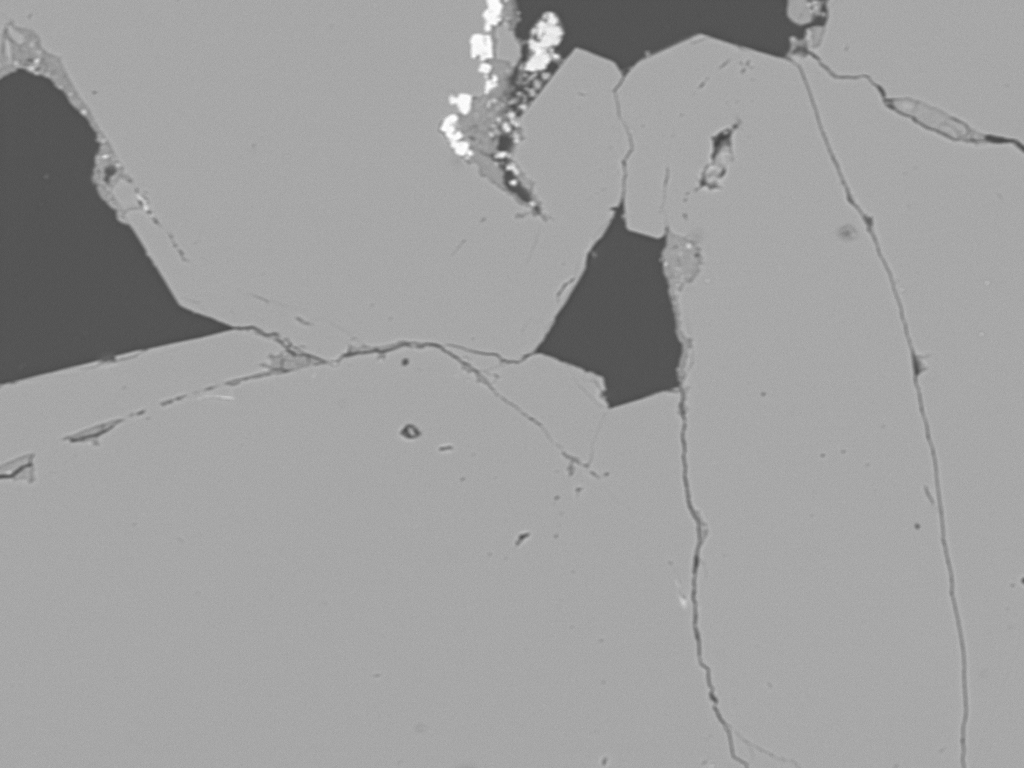
#> input picture dataset1/BSE/image5_58_3.tif, 1024 x 768 px; its folder holds 6 pictures in this run
$ python run_all.py   (older library calls are emulated)
#> lines starting #> are read from the running program, lines starting #| are printed output that depends on the picture; after the words box and inside, x2 and y2 are one past the last pixel; in counts of white or black regions, pixels touching at a corner belong together
### bse_seg.py
# -*- coding: utf-8 -*-
"""
Created on Mon Nov 21 15:08:29 2022

@author: arkanuandaru
"""

import cv2
import os
import sys
import shutil

# Histogram based segmentation
from skimage import io
from skimage.color import rgb2gray
from skimage.restoration import denoise_nl_means, estimate_sigma
from skimage import img_as_ubyte, img_as_float
from matplotlib import pyplot as plt
from scipy import ndimage as nd
import numpy as np


# [95 lines left out: function segment, not called in this run]


# [75 lines that do not run on import are left out]


#######################################################################
#
#

img = cv2.imread("dataset1/BSE/image5_58_3.tif")
#> img is the input picture: shape (768, 1024, 3); min 63, max 254, mean 159.2
img_gray = cv2.cvtColor(img, cv2.COLOR_BGR2GRAY)


plt.imshow(img, cmap=plt.cm.gray, interpolation='nearest')
plt.imshow(img_gray, cmap=plt.cm.gray, interpolation='nearest')


#######################################################################
#
#Let's clean the noise using edge preserving filter.
#As mentioned in previous tutorial, my favorite is NLM

float_img = img_as_float(img)
sigma_est = np.mean(estimate_sigma(float_img, multichannel=True))
#> sigma_est = 0.00933

denoise_img = denoise_nl_means(float_img, h=1.15 * sigma_est, fast_mode=False,
                               patch_size=5, patch_distance=3, multichannel=True)

denoise_img_as_8byte = img_as_ubyte(denoise_img)
plt.imshow(denoise_img_as_8byte, cmap=plt.cm.gray, interpolation='nearest')

denoise_img_as_8byte_gray = cv2.cvtColor(denoise_img_as_8byte, cv2.COLOR_BGR2GRAY)
plt.imshow(denoise_img_as_8byte_gray, cmap=plt.cm.gray, interpolation='nearest')


########################################################################
#
#Let's look at the histogram to see howmany peaks we have.
#Then pick the regions for our histogram segmentation.

plt.hist(denoise_img_as_8byte_gray.flat, bins=100, range=(0,255))  #.flat returns the flattened numpy array (1D)

segm1 = (denoise_img_as_8byte_gray <= 100) # Porosity
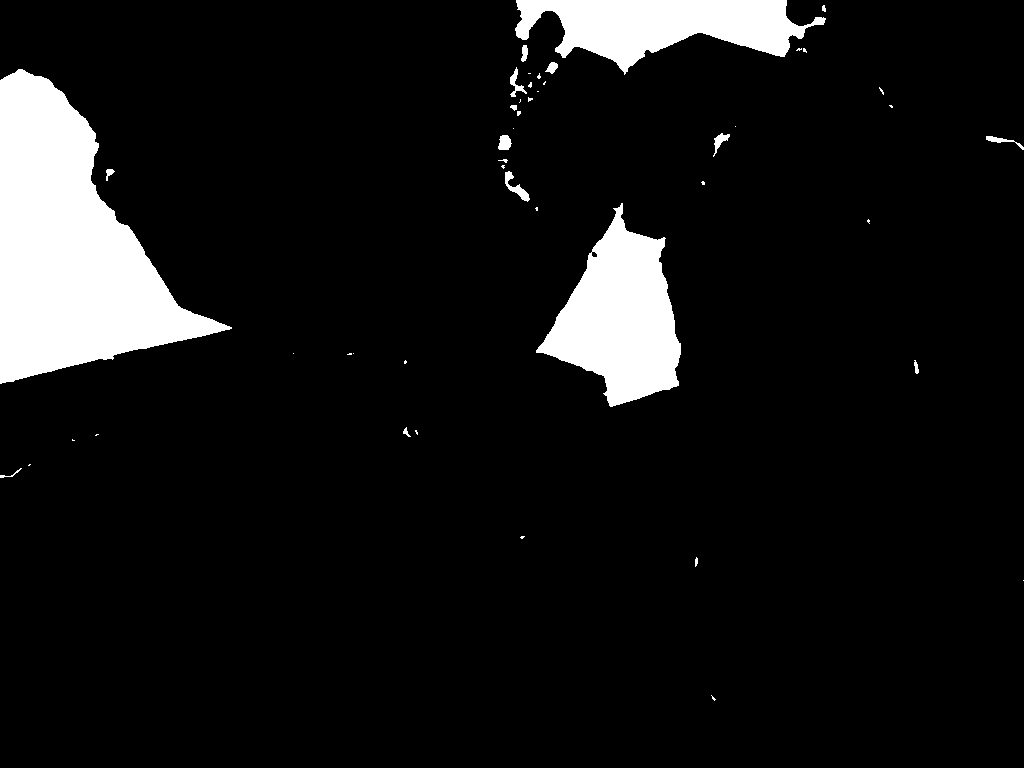
#> segm1: shape (768, 1024) bool; 8.5% white; 47 white regions (30 under 20 px), largest, box (x1, y1, x2, y2) and area: (0, 69, 232, 384) 36797, (536, 203, 681, 407) 15924, (515, 0, 826, 75) 12584
segm2 = (denoise_img_as_8byte_gray > 100) & (denoise_img_as_8byte_gray <= 175) # Quartz
segm3 = (denoise_img_as_8byte_gray > 175) # Other mineral
#> segm3: shape (768, 1024) bool; 0.84% white; 546 white regions (508 under 20 px), largest, box (x1, y1, x2, y2) and area: (524, 13, 563, 71) 1191, (468, 33, 498, 95) 955, (439, 113, 474, 159) 725
# segm4 = (denoise_img_as_8byte_gray > 210)


#How to show all these images in single visualization?
#Construct a new empty image with same shape as original except with 3 layers.
# print(median_img.shape[0])
all_segments = np.zeros((denoise_img_as_8byte_gray.shape[0], denoise_img_as_8byte_gray.shape[1], 3)) #nothing but denoise img size but blank

all_segments[segm1] = (0,0,0) # the pore
all_segments[segm2] = (255,255,0) # quartz
all_segments[segm3] = (0,255,0) # other mineral
# all_segments[segm4] = (1,1,0)
plt.imshow(all_segments)


########################################################################
#
#Lot of yellow dots, red dots and stray dots. how to clean
#We can use binary opening and closing operations. Open takes care of isolated pixels within the window
#Closing takes care of isolated holes within the defined window

segm1_opened = nd.binary_opening(segm1, np.ones((3,3)))
#> segm1_opened: shape (768, 1024) bool; 8.4% white; 25 white regions (10 under 20 px), largest, box (x1, y1, x2, y2) and area: (0, 69, 230, 383) 36788, (536, 205, 681, 407) 15910, (515, 0, 825, 72) 12573
segm1_closed = nd.binary_closing(segm1_opened, np.ones((3,3)))
#> segm1_closed: shape (768, 1024) bool; 8.4% white; 25 white regions (10 under 20 px), largest, box (x1, y1, x2, y2) and area: (1, 69, 230, 383) 36485, (536, 205, 681, 407) 15911, (515, 1, 825, 72) 12307

segm2_opened = nd.binary_opening(segm2, np.ones((3,3)))
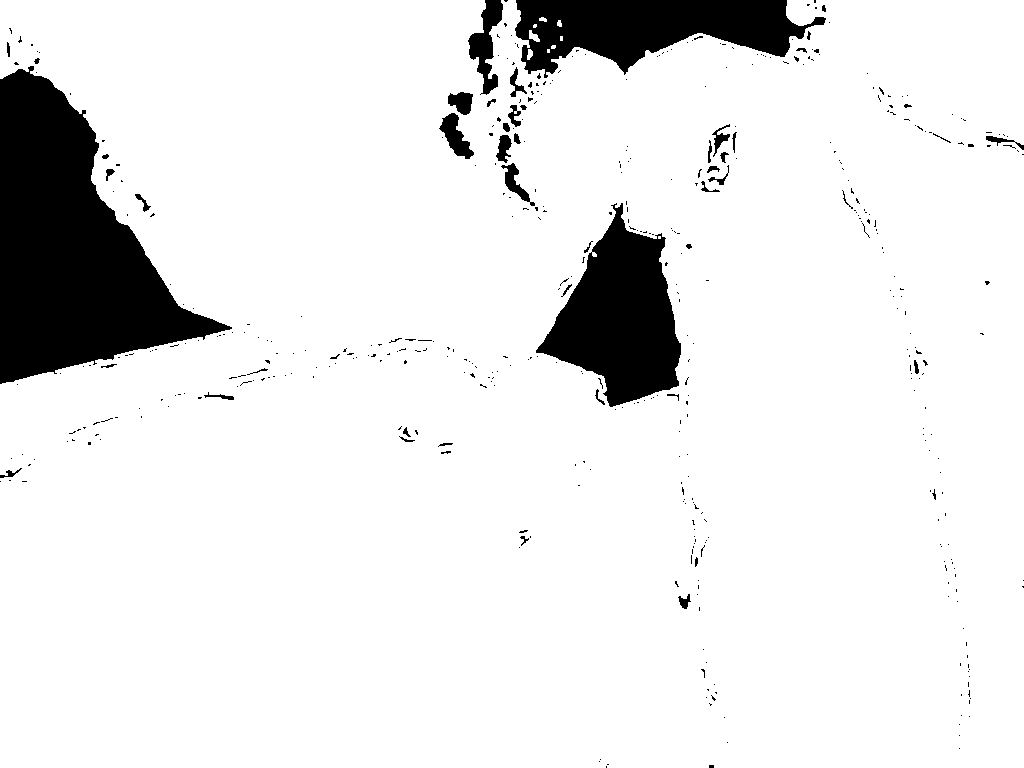
#> segm2_opened: shape (768, 1024) bool; 90.6% white; 481 black regions (431 under 20 px), largest, box (x1, y1, x2, y2) and area: (0, 66, 232, 384) 36870, (536, 203, 681, 407) 15955, (515, 0, 826, 78) 14194
segm2_closed = nd.binary_closing(segm2_opened, np.ones((3,3)))
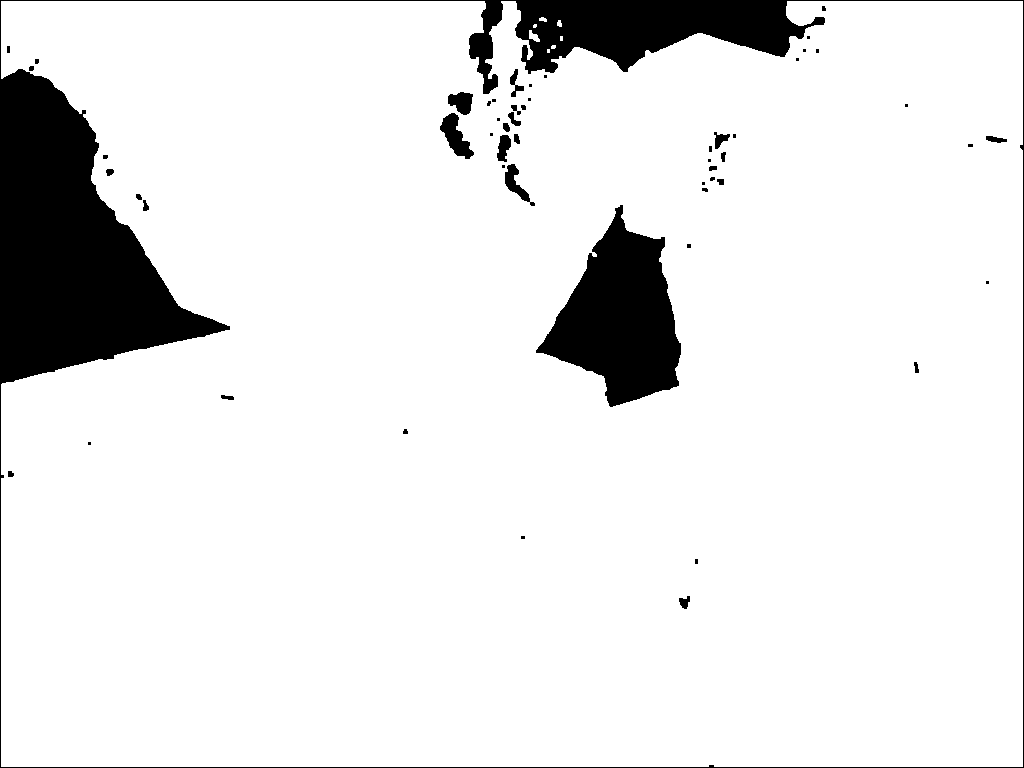
#> segm2_closed: shape (768, 1024) bool; 90.5% white; 55 black regions (27 under 20 px), largest, box (x1, y1, x2, y2) and area: (0, 0, 1024, 768) 55488, (536, 205, 681, 407) 15915, (440, 113, 474, 159) 727

segm3_opened = nd.binary_opening(segm3, np.ones((3,3)))
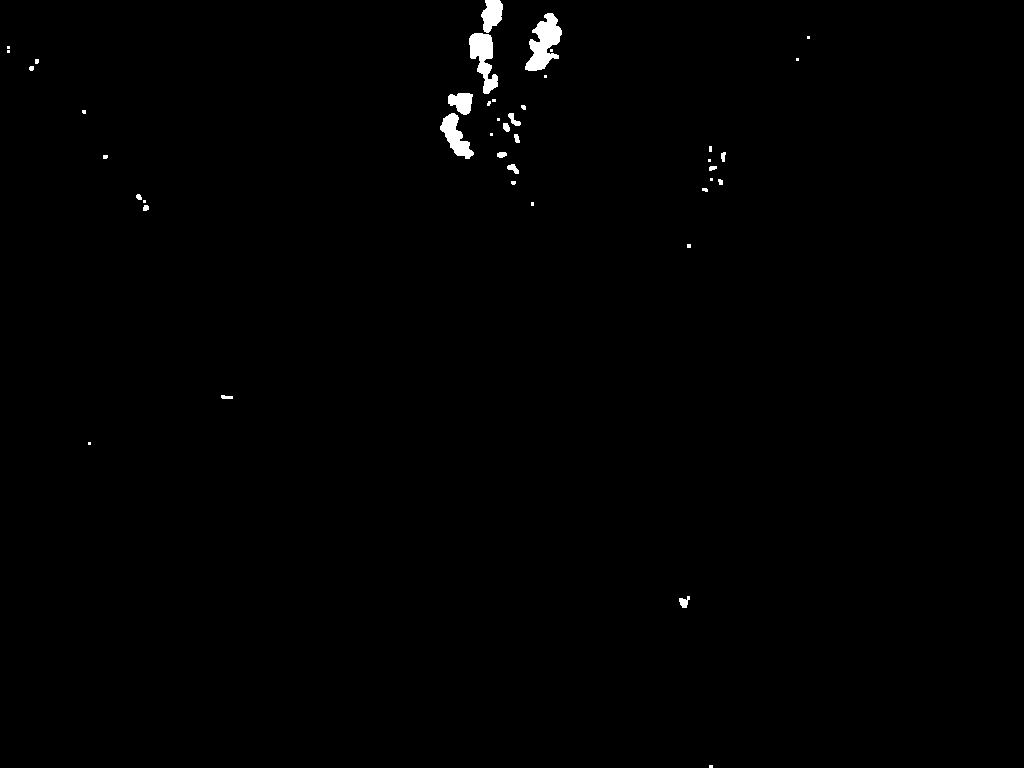
#> segm3_opened: shape (768, 1024) bool; 0.59% white; 42 white regions (22 under 20 px), largest, box (x1, y1, x2, y2) and area: (525, 13, 562, 71) 1186, (469, 33, 498, 94) 945, (440, 113, 474, 159) 717
segm3_closed = nd.binary_closing(segm3_opened, np.ones((3,3)))
#> segm3_closed: shape (768, 1024) bool; 0.59% white; 37 white regions (16 under 20 px), largest, box (x1, y1, x2, y2) and area: (469, 1, 503, 94) 1453, (525, 13, 562, 71) 1209, (440, 113, 474, 159) 721

# segm4_opened = nd.binary_opening(segm4, np.ones((3,3)))
# segm4_closed = nd.binary_closing(segm4_opened, np.ones((3,3)))

all_segments_cleaned = np.zeros((denoise_img_as_8byte.shape[0], denoise_img_as_8byte.shape[1], 3)) #nothing but 714, 901, 3

all_segments_cleaned[segm1_closed] = (0,0,0)
all_segments_cleaned[segm2_closed] = (255,255,0)
all_segments_cleaned[segm3_closed] = (0,255,0)
# all_segments_cleaned[segm4_closed] = (1,1,0)

plt.imshow(all_segments_cleaned)  #All the noise should be cleaned now


img_a = cv2.imread("dataset1/BSE/image5_60_3.tif")
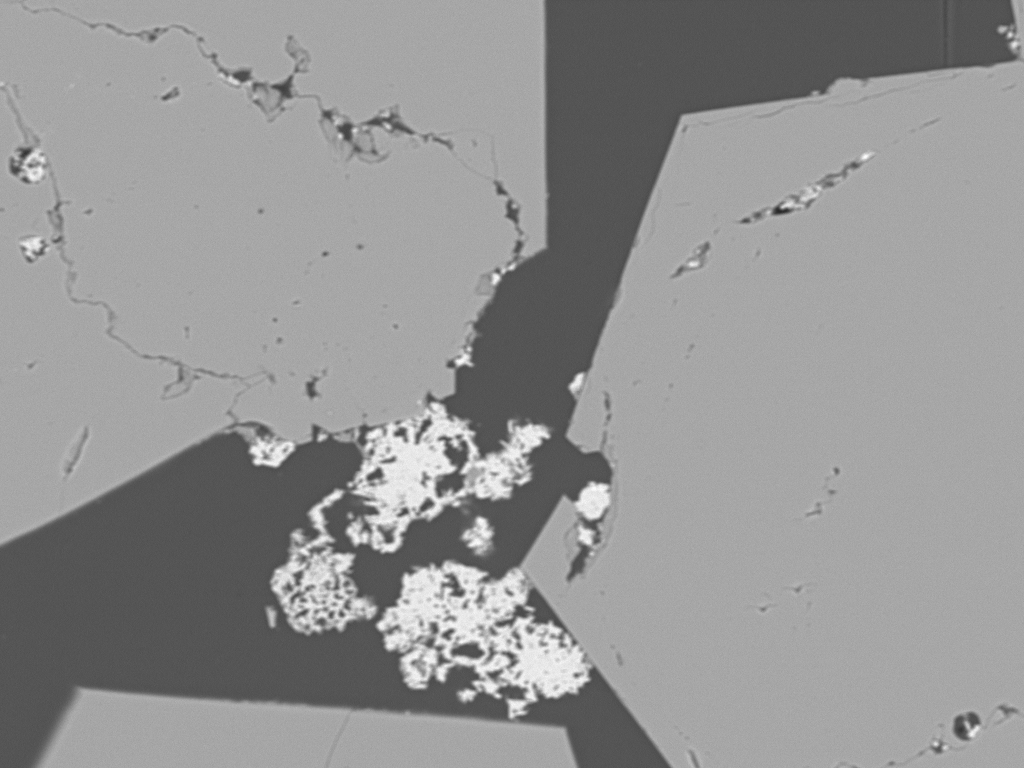
#> input picture dataset1/BSE/image5_60_3.tif, 1024 x 768 px
#> img_a is the input picture: shape (768, 1024, 3); min 40, max 254, mean 147.6
img_a_gray = cv2.cvtColor(img_a, cv2.COLOR_BGR2GRAY)
norm_a = np.zeros(img_a.shape)

img_b = cv2.imread("dataset1/BSE/image31_45_2.tif")
#> (the run stopped early here; a loop or call above may not have finished)
